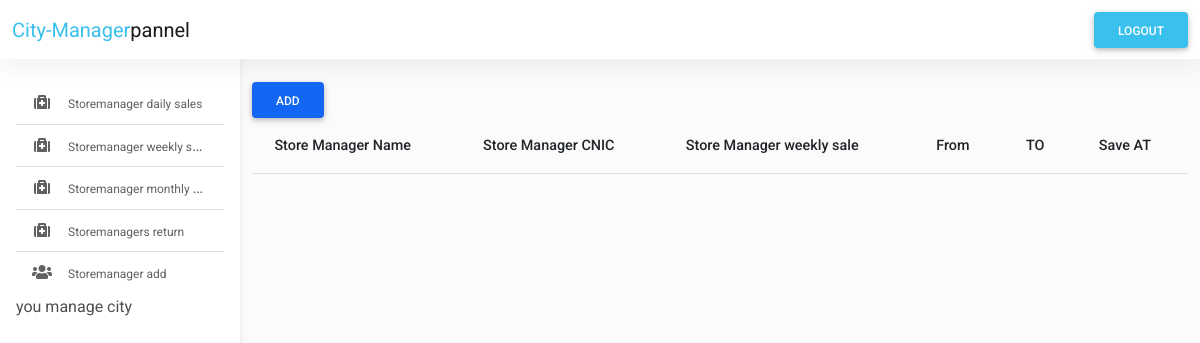
The app's page /city_manager/weeklysale.php (signed in), older data.
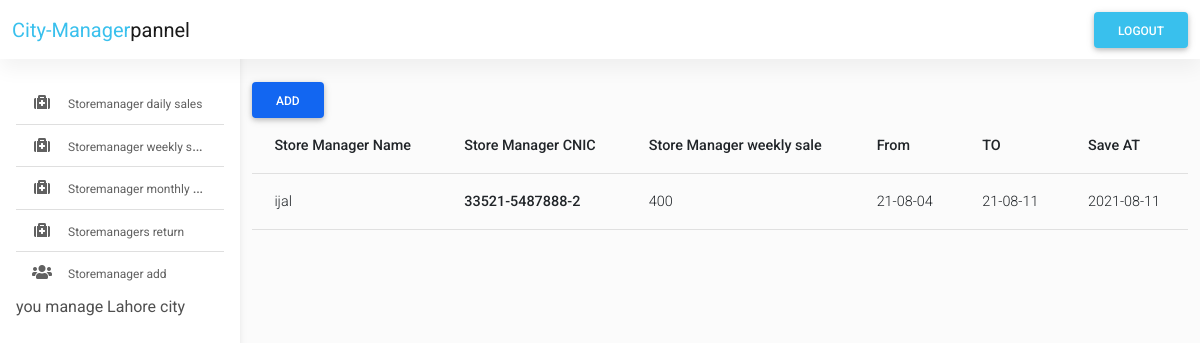
The same page, newer data.
### tables this page shows
CREATE TABLE `city_manager_weekly_record` (
  `id` int(11) NOT NULL,
  `s_m_name` text NOT NULL,
  `s_m_weekly_sale` int(250) NOT NULL,
  `s_m_cnic` text NOT NULL,
  `s_m_id` int(250) NOT NULL,
  `city_manager_id` int(250) NOT NULL,
  `date_1` text NOT NULL,
  `date_2` text NOT NULL,
  `created_at` date NOT NULL DEFAULT current_timestamp()
);

### city_manager/weeklysale.php (the view, shortened to what this page needs)
<?php
include "./layouts/header.php";
include "./layouts/navbar.php";
?>
<main style="margin-top: 58px">
  <div class="container pt-4">
    <section>
      <div class="row">
        <div class="col-xl-12 col-sm-10 col-12 mb-4">
          <button type="button" class="btn btn-primary" data-mdb-toggle="modal" data-mdb-target="#exampleModal">
            Add
          </button>
          <table class="table">
            <thead>
              <tr>
                <th scope="col">Store Manager Name</th>
                <th scope="col">Store Manager CNIC</th>
                <th scope="col">Store Manager weekly sale</th>
                <th scope="col">From</th>
                <th scope="col">TO </th>
                <th scope="col">Save AT</th>
              </tr>
            </thead>
            <tbody>
            <?php
                        $sql = "SELECT * FROM city_manager_weekly_record where city_manager_id='$_SESSION[id]'";
                        $result = $connect->query($sql);
                        if ($result->num_rows > 0) {
                            while ($row = $result->fetch_assoc()) {
                            ?>
                                <tr>
                                  <td><?php echo $row['s_m_name']; ?></td>
                                    <th scope="row"><?php echo $row['s_m_cnic']; ?></th>
                                    <td><?php echo $row['s_m_weekly_sale']; ?></td>
                                    <td><?php echo $row['date_1']; ?></td>
                                    <td><?php echo $row['date_2']; ?></td>
                                    <td><?php echo $row['created_at']; ?></td>
                                </tr>
                    <?php
                            }
                        }
                    ?>
            </tbody>
          </table>
        </div>
      </div>
    </section>
  </div>
</main>
<?php
include "./layouts/footer.php";
?>

### city_manager/layouts/header.php (shortened to what this page needs)
<!DOCTYPE html>
<html lang="en">
<head>
  <link rel="stylesheet" href="https://use.fontawesome.com/releases/v5.11.2/css/all.css" />
  <link rel="stylesheet" href="./assets/css/mdb.min.css" />
  <link rel="stylesheet" href="./assets/css/admin.css" />
</head>
<body>

### city_manager/layouts/navbar.php (shortened to what this page needs)
<header>
  <?php include "sidebar.php"; ?>
   <nav id="main-navbar" class="navbar navbar-expand-lg navbar-light bg-white fixed-top">
     <div class="container-fluid">
       <a class="navbar-brand" href="#">
         <span class="text-info">City-Manager</span>pannel
       </a>
       <ul class="navbar-nav ms-auto d-flex flex-row">
         <li class="nav-item dropdown">
         <form action="" method="post">
         <button class="btn btn-info" name="logout" type="submit"> Logout
         </button>
         </form>
         </li>
       </ul>
     </div>
   </nav>
 </header>

### city_manager/layouts/sidebar.php (shortened to what this page needs)
 <nav id="sidebarMenu" class="collapse d-lg-block sidebar collapse bg-white">
      <div class="position-sticky">
        <div class="list-group list-group-flush mx-3 mt-4" >
        <a href="./index.php" class="check_hover list-group-item list-group-item-action py-2 ripple ">
            <i class="fas fa-medkit fa-fw me-3"></i><span style="font-size: 12px!important;" >Storemanager daily sales </span>
          </a>
          <a href="./weeklysale.php" class="check_hover list-group-item list-group-item-action py-2 ripple ">
            <i class="fas fa-medkit fa-fw me-3"></i><span style="font-size: 12px!important;">Storemanager weekly sales </span>
          </a>
          <a href="./monthlysale.php" class="check_hover list-group-item list-group-item-action py-2 ripple ">
            <i class="fas fa-medkit fa-fw me-3"></i><span style="font-size: 12px!important;">Storemanager monthly sales </span>
          </a>
          <a href="./salesreturn.php" class="check_hover list-group-item list-group-item-action py-2 ripple ">
            <i class="fas fa-medkit fa-fw me-3"></i><span style="font-size: 12px!important;">Storemanagers  return  </span>
          </a>
          <a href="./StoreManager_add.php" class="check_hover list-group-item list-group-item-action py-2 ripple ">
            <i class="fas fa-users fa-fw me-3"></i><span style="font-size: 12px!important;">Storemanager add  </span>
          </a>
          <?php
echo "you manage ".$_SESSION['city']."  city"; ?>
        </div>
      </div>
    </nav>

### city_manager/layouts/footer.php (shortened to what this page needs)
</body>
</html>

### city_manager/assets/css/admin.css (style rules this page uses)
body { background-color: #fbfbfb; }
@media (min-width: 991.98px) { main { padding-left: 240px; } }
.sidebar { position: fixed; top: 0; bottom: 0; left: 0; padding: 58px 0 0; box-shadow: 0 2px 5px 0 rgb(0 0 0 / 5%), 0 2px 10px 0 rgb(0 0 0 / 5%); width: 240px; z-index: 600; }

### city_manager/layouts/sidebar.php (style rules this page uses)
.check_hover { text-overflow: ellipsis; overflow: hidden; white-space: nowrap; }

Row changes from the older to the newer data that the page shows:
added city_manager_weekly_record: s_m_name "ijal", s_m_cnic "33521-5487888-2", s_m_weekly_sale "400", date_1 "21-08-04", date_2 "21-08-11", created_at "2021-08-11"
Text that changed along with them:
$_SESSION['city']: (not shown) → "Lahore"
